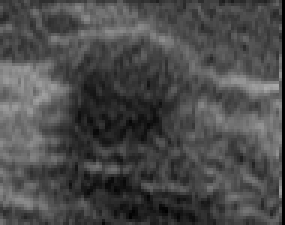
#> input picture resources/input/net/images/us1.bmp, 95 x 75 px, found by its file name (shown 3 times larger); its folder holds only this picture in this run
$ python image_utils.py
#> lines starting #> are read from the running program, lines starting #| are printed output that depends on the picture
# -*- coding: utf-8 -*-

import cv2

import os
import os.path

# 图片大小
IMAGE_HEIGHT = 75
IMAGE_WIDTH = 100


def get_image_props(rgb_image_dir):
#> called with rgb_image_dir = './../../resources/input/test/images'
    image_props = {}
    image_props_titles = ['image']

    rgb_image_names = os.listdir(rgb_image_dir)
    for rgb_image_name in rgb_image_names:
        id = rgb_image_name.split('.')[0]
        rgb_image_path = os.path.join(rgb_image_dir, rgb_image_name)
        rgb_image = cv2.imread(rgb_image_path, 1)
#> rgb_image is the input picture: shape (75, 95, 3); min 0, max 171, mean 74.2
        rgb_image = cv2.resize(src=rgb_image, dsize=(IMAGE_WIDTH, IMAGE_HEIGHT))
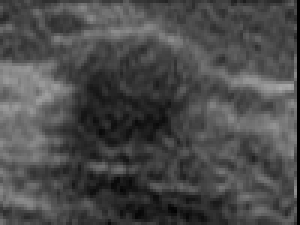
#> rgb_image: shape (75, 100, 3) (shown 3 times larger); min 0, max 169, mean 74.2
        image_props[id] = [rgb_image]

    return image_props, image_props_titles


if __name__ == '__main__':
    test_images_dir = './../../resources/input/test/images'
    images_props = get_image_props(rgb_image_dir=test_images_dir)
    print(images_props)
#> (printed output is left out)
